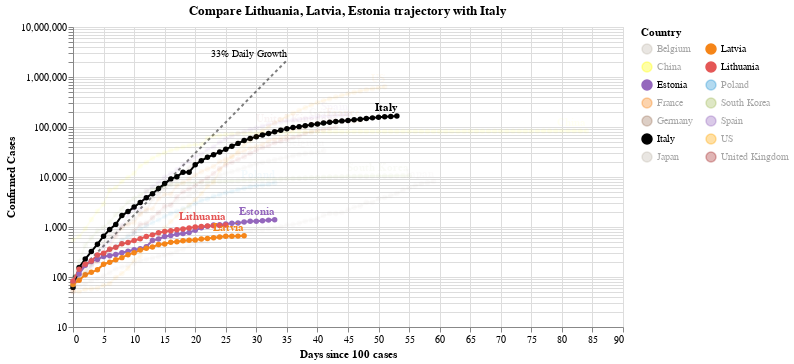

Source (notebook cell):
### Code cell
#hide_input
chart3 = make_since_chart(['Lithuania', 'Latvia', 'Estonia'])
chart3

### Figure 1 — Vega-Lite specification as saved in the notebook (floating-point values rounded to 4 significant figures; data arrays with more than 128 entries replaced by an {"elided": "..."} marker saying what was removed)
{"config": {"view": {"continuousWidth": 400, "continuousHeight": 300}}, "layer": [{"mark": {"type": "line", "color": "black", "opacity": 0.5, "strokeDash": [3, 3]}, "encoding": {"x": {"type": "quantitative", "field": "Days since 100 cases"}, "y": {"type": "quantitative", "field": "Confirmed Cases"}}}, {"mark": {"type": "text", "align": "right", "dy": -6, "fontSize": 10, "text": "33% Daily Growth"}, "encoding": {"x": {"type": "quantitative", "field": "Days since 100 cases"}, "y": {"type": "quantitative", "field": "Confirmed Cases"}}, "transform": [{"filter": "(datum['Days since 100 cases'] >= 35)"}]}, {"data": {"name": "data-df8da13369b23346a12157935c837c15"}, "mark": {"type": "line", "point": true}, "encoding": {"color": {"type": "nominal", "field": "Country", "legend": {"columns": 2}, "scale": {"domain": ["Belgium", "China", "Estonia", "France", "Germany", "Italy", "Japan", "Latvia", "Lithuania", "Poland", "South Korea", "Spain", "US", "United Kingdom"], "range": ["#C1B7AD", "yellow", "#9467bd", "#F58518", "#9D755D", "black", "#C1B7AD", "#F58518", "#E45756", "#2495D3", "#A1BA59", "#9467bd", "orange", "brown"]}}, "opacity": {"condition": {"value": 1, "selection": "selector009"}, "value": 0.05}, "tooltip": [{"type": "nominal", "field": "Country"}, {"type": "temporal", "field": "Date"}, {"type": "quantitative", "field": "Confirmed Cases"}, {"type": "quantitative", "field": "Days since 100 cases"}], "x": {"type": "quantitative", "field": "Days since 100 cases"}, "y": {"type": "quantitative", "field": "Confirmed Cases", "scale": {"type": "log"}}}, "selection": {"selector009": {"type": "multi", "fields": ["Country"], "bind": "legend", "init": [{"Country": "Lithuania"}, {"Country": "Latvia"}, {"Country": "Estonia"}, {"Country": "Italy"}]}}, "width": 550}, {"data": {"name": "data-df8da13369b23346a12157935c837c15"}, "mark": {"type": "text", "align": "right", "dy": -8, "fontWeight": "bold"}, "encoding": {"color": {"type": "nominal", "field": "Country", "legend": {"columns": 2}, "scale": {"domain": ["Belgium", "China", "Estonia", "France", "Germany", "Italy", "Japan", "Latvia", "Lithuania", "Poland", "South Korea", "Spain", "US", "United Kingdom"], "range": ["#C1B7AD", "yellow", "#9467bd", "#F58518", "#9D755D", "black", "#C1B7AD", "#F58518", "#E45756", "#2495D3", "#A1BA59", "#9467bd", "orange", "brown"]}}, "opacity": {"condition": {"value": 1, "selection": "selector009"}, "value": 0.05}, "text": {"type": "nominal", "field": "Country"}, "tooltip": [{"type": "nominal", "field": "Country"}, {"type": "temporal", "field": "Date"}, {"type": "quantitative", "field": "Confirmed Cases"}, {"type": "quantitative", "field": "Days since 100 cases"}], "x": {"type": "quantitative", "field": "Days since 100 cases"}, "y": {"type": "quantitative", "field": "Confirmed Cases", "scale": {"type": "log"}}}, "transform": [{"filter": "(datum['Date'] >= 1586908800000)"}], "width": 550}], "data": {"name": "data-c1a3bbf4dd040f2e7e8e7a69520e3c2a"}, "title": "Compare Lithuania, Latvia, Estonia trajectory with Italy", "$schema": "https://vega.github.io/schema/vega-lite/v4.0.2.json", "datasets": {"data-c1a3bbf4dd040f2e7e8e7a69520e3c2a": [{"Days since 100 cases": 0, "Confirmed Cases": 100.0}, {"Days since 100 cases": 1, "Confirmed Cases": 133.0}, {"Days since 100 cases": 2, "Confirmed Cases": 176.9}, {"Days since 100 cases": 3, "Confirmed Cases": 235.3}, {"Days since 100 cases": 4, "Confirmed Cases": 312.9}, {"Days since 100 cases": 5, "Confirmed Cases": 416.2}, {"Days since 100 cases": 6, "Confirmed Cases": 553.5}, {"Days since 100 cases": 7, "Confirmed Cases": 736.1}, {"Days since 100 cases": 8, "Confirmed Cases": 979.1}, {"Days since 100 cases": 9, "Confirmed Cases": 1302.0}, {"Days since 100 cases": 10, "Confirmed Cases": 1732.0}, {"Days since 100 cases": 11, "Confirmed Cases": 2303.0}, {"Days since 100 cases": 12, "Confirmed Cases": 3064.0}, {"Days since 100 cases": 13, "Confirmed Cases": 4074.0}, {"Days since 100 cases": 14, "Confirmed Cases": 5419.0}, {"Days since 100 cases": 15, "Confirmed Cases": 7207.0}, {"Days since 100 cases": 16, "Confirmed Cases": 9586.0}, {"Days since 100 cases": 17, "Confirmed Cases": 12750.0}, {"Days since 100 cases": 18, "Confirmed Cases": 16960.0}, {"Days since 100 cases": 19, "Confirmed Cases": 22550.0}, {"Days since 100 cases": 20, "Confirmed Cases": 29990.0}, {"Days since 100 cases": 21, "Confirmed Cases": 39890.0}, {"Days since 100 cases": 22, "Confirmed Cases": 53060.0}, {"Days since 100 cases": 23, "Confirmed Cases": 70560.0}, {"Days since 100 cases": 24, "Confirmed Cases": 93850.0}, {"Days since 100 cases": 25, "Confirmed Cases": 124800.0}, {"Days since 100 cases": 26, "Confirmed Cases": 166000.0}, {"Days since 100 cases": 27, "Confirmed Cases": 220800.0}, {"Days since 100 cases": 28, "Confirmed Cases": 293700.0}, {"Days since 100 cases": 29, "Confirmed Cases": 390600.0}, {"Days since 100 cases": 30, "Confirmed Cases": 519500.0}, {"Days since 100 cases": 31, "Confirmed Cases": 690900.0}, {"Days since 100 cases": 32, "Confirmed Cases": 918900.0}, {"Days since 100 cases": 33, "Confirmed Cases": 1222000.0}, {"Days since 100 cases": 34, "Confirmed Cases": 1625000.0}, {"Days since 100 cases": 35, "Confirmed Cases": 2162000.0}], "data-df8da13369b23346a12157935c837c15": {"elided": "657 records"}}}
